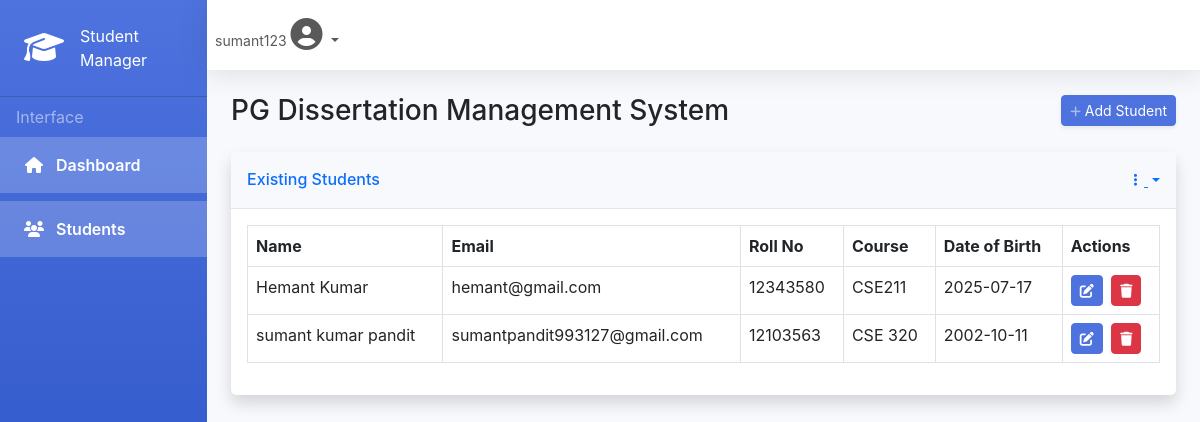
/api/ (signed in), run on the app's committed database.
### students/models.py (models this page shows, shortened)
class Student(models.Model):
    name = models.CharField(max_length=100)
    email = models.EmailField(unique=True)
    roll_no = models.CharField(max_length=20)
    course = models.CharField(max_length=100)
    date_of_birth = models.DateField()
    created_at = models.DateTimeField(auto_now_add=True)

### students/views.py (the view)
# urls.py: path('', student_home, name='student-home'),
@login_required
def student_home(request):
    students = Student.objects.all()
    form = StudentForm(request.POST or None)
    if request.method == 'POST' and form.is_valid():
        form.save()
        return redirect('student-home')
    return render(request, 'students/index.html', {'students':students, 'form':form})

### students/templates/students/index.html (shortened to what this page needs)
{% extends "base.html" %}
{% load static %}
{% block content %}
<div class="d-sm-flex align-items-center justify-content-between mb-4">
    <h1 class="h3 mb-0 text-gray-800">PG Dissertation Management System</h1>
    <button class="d-none d-sm-inline-block btn btn-sm btn-primary shadow-sm" data-bs-toggle="modal"
        data-bs-target="#addStudentModal">
         Add Student
    </button>
</div>
<div class="card shadow mb-4">
    <div class="card-header py-3 d-flex flex-row align-items-center justify-content-between">
        <h6 class="m-0 font-weight-bold text-primary">Existing Students</h6>
        <div class="dropdown no-arrow">
            <a class="dropdown-toggle" href="#" role="button" id="dropdownMenuLink" data-bs-toggle="dropdown"
                aria-expanded="false">
                <i class="fas fa-ellipsis-v fa-sm fa-fw text-gray-400"></i>
            </a>
        </div>
    </div>
    <div class="card-body">
        <div class="table-responsive">
            <table class="table table-bordered" id="dataTable" width="100%" cellspacing="0">
                <thead>
                    <tr>
                        <th>Name</th>
                        <th>Email</th>
                        <th>Roll No</th>
                        <th>Course</th>
                        <th>Date of Birth</th>
                        <th>Actions</th>
                    </tr>
                </thead>
                <tbody>
                    {% for s in students %}
                    <tr>
                        <td>{{ s.name }}</td>
                        <td>{{ s.email }}</td>
                        <td>{{ s.roll_no }}</td>
                        <td>{{ s.course }}</td>
                        <td>
                            {% if s.date_of_birth %}
                            {{ s.date_of_birth|date:"Y-m-d" }}<br>
                            {% else %}
                            -
                            {% endif %}
                        </td>
                        <td>
                            <a href="{% url 'student-edit' s.pk %}" class="btn btn-sm btn-circle btn-primary"
                                title="Edit">
                                <i class="fas fa-edit"></i>
                            </a>
                            <a href="{% url 'student-delete' s.pk %}" class="btn btn-sm btn-circle btn-danger ms-1"
                                title="Delete">
                                <i class="fas fa-trash"></i>
                            </a>
                        </td>
                    </tr>
                    {% empty %}
                    <tr>
                        <td colspan="6" class="text-center py-4">No student data available.</td>
                    </tr>
                    {% endfor %}
                </tbody>
            </table>
        </div>
    </div>
</div>
{% endblock %}

### students/templates/base.html (shortened to what this page needs)
{% load static %}
<!DOCTYPE html>
<html lang="en">
<head>
    <link href="https://cdn.jsdelivr.net/npm/bootstrap@5.3.0/dist/css/bootstrap.min.css" rel="stylesheet">
    <link rel="stylesheet" href="https://cdnjs.cloudflare.com/ajax/libs/font-awesome/6.4.0/css/all.min.css">
</head>
<body>
    <div class="d-flex">
        <div class="sidebar" id="sidebar">
            <div class="sidebar-brand d-flex align-items-center justify-content-center p-4">
                <div class="sidebar-brand-icon">
                    <i class="fas fa-graduation-cap fa-2x text-white"></i>
                </div>
                <div class="sidebar-brand-text mx-3 text-white">Student Manager</div>
            </div>
            <hr class="sidebar-divider my-0">
            <div class="sidebar-heading my-2 text-white-50 px-3">
                Interface
            </div>
            <div class="nav-item">
                <a class="nav-link {% if request.resolver_match.url_name == 'student-home' %}active{% endif %}"
                   href="{% url 'student-home' %}">
                    <i class="fas fa-fw fa-home"></i>
                    <span>Dashboard</span>
                </a>
            </div>
            <div class="nav-item">
                <a class="nav-link {% if 'student' in request.resolver_match.url_name %}active{% endif %}"
                   href="{% url 'student-home' %}">
                    <i class="fas fa-fw fa-users"></i>
                    <span>Students</span>
                </a>
            </div>
        </div>
        <div class="d-flex flex-column w-100" id="content-wrapper">
            <nav class="topbar navbar navbar-expand navbar-light bg-white">
                <ul class="navbar-nav ml-auto">
                    <li class="nav-item dropdown no-arrow">
                        <a class="nav-link dropdown-toggle" href="#" id="userDropdown" role="button"
                           data-bs-toggle="dropdown" aria-expanded="false">
                            <span class="mr-2 d-none d-lg-inline text-gray-600 small">
                                {% if user.is_authenticated %}
                                    {{ user.username }}
                                {% else %}
                                    Guest
                                {% endif %}
                            </span>
                            <i class="fas fa-user-circle fa-2x"></i>
                        </a>
                    </li>
                </ul>
            </nav>
            <div class="container-fluid p-4">
                {% block content %}{% endblock %}
            </div>
        </div>
    </div>
</body>
</html>

### students/templates/base.html (style rules this page uses)
:root { --primary-color: #4e73df; --secondary-color: #f8f9fc; --accent-color: #2e59d9; --text-dark: #5a5c69; }
body { font-family: 'Nunito', -apple-system, BlinkMacSystemFont, sans-serif; background-color: #f8f9fc; }
.sidebar { background: linear-gradient(180deg, var(--primary-color) 0%, #224abe 100%); min-height: 100vh; transition: all 0.3s; }
.sidebar .nav-link { color: rgba(255, 255, 255, 0.8); font-weight: 600; padding: 1rem 1.5rem; margin-bottom: 0.5rem; }
.sidebar .nav-link.active { color: #fff; background-color: rgba(255, 255, 255, 0.2); }
.sidebar .nav-link i { margin-right: 0.5rem; }
.topbar { height: 4.375rem; box-shadow: 0 0.15rem 1.75rem 0 rgba(58, 59, 69, 0.15); background: #fff; }
.card { border: none; border-radius: 0.35rem; box-shadow: 0 0.15rem 1.75rem 0 rgba(58, 59, 69, 0.1); }
.card-header { background-color: #f8f9fc; border-bottom: 1px solid #e3e6f0; font-weight: 700; }
.btn-primary { background-color: var(--primary-color); border-color: var(--primary-color); }

### data on the page
Student: name "Hemant Kumar", email "hemant@gmail.com", roll_no "12343580", course "CSE211", date_of_birth "2025-07-17"
Student: name "sumant kumar pandit", email "sumantpandit993127@gmail.com", roll_no "12103563", course "CSE 320", date_of_birth "2002-10-11"

### other printed values
{{ user.username }} "sumant123"
